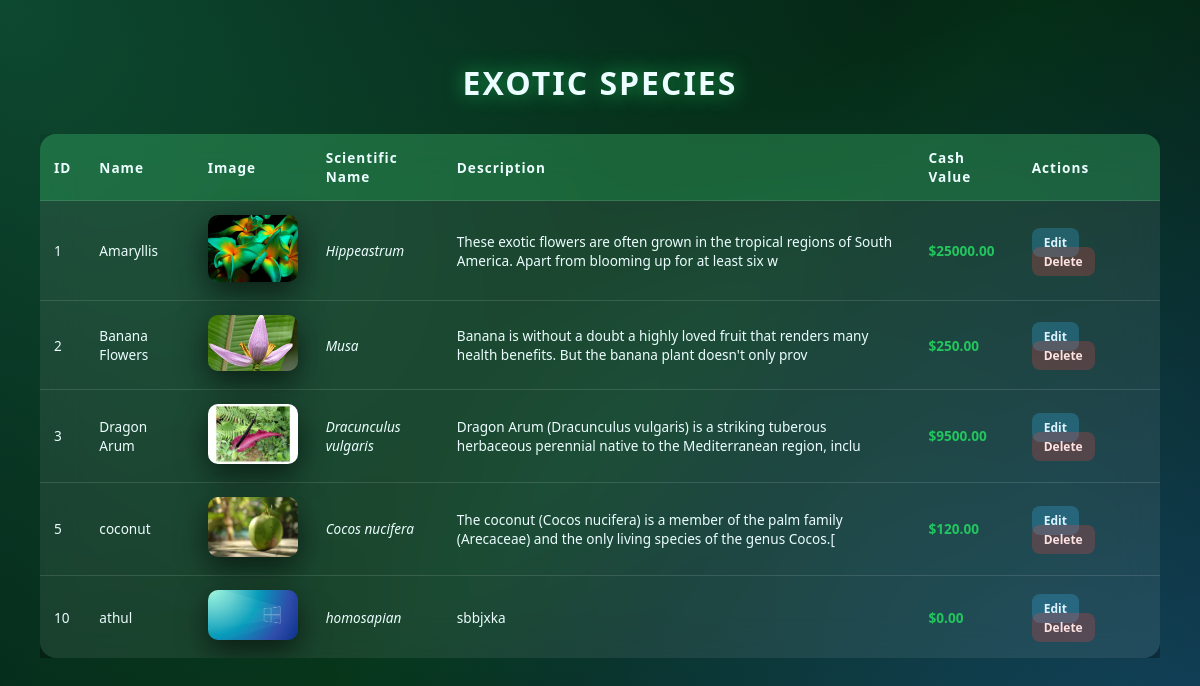
The app's page /exotic/ with its own data.
### posting/models.py (models this page shows, shortened)
class Species(models.Model):
    name = models.CharField(max_length=100)
    scientific_name = models.CharField(max_length=150)
    image = models.ImageField(upload_to="species_images/", blank=True, null=True)
    description = models.CharField(max_length=120)
    cash_value = models.DecimalField(max_digits=12, decimal_places=2)

### posting/views.py (the view)
# urls.py: path('exotic/', views.exotic, name='exotic'),
def exotic(request):
    exotics = Species.objects.all()
    return render(request, "exotic.html", {"exotics": exotics})

### posting/templates/exotic.html (shortened to what this page needs)
<!DOCTYPE html>
<html lang="en">
<head>
</head>
<body>
<h1>EXOTIC SPECIES</h1>
<div class="table-wrap">
<table>
<tr>
  <th>ID</th>
  <th>Name</th>
  <th>Image</th>
  <th>Scientific Name</th>
  <th>Description</th>
  <th>Cash Value</th>
  <th>Actions</th>
</tr>
{% for x in exotics %}
<tr>
  <td>{{ x.id }}</td>
  <td>{{ x.name }}</td>
  <td>
    {% if x.image %}
      <img src="{{ x.image.url }}" alt="{{ x.name }}">
    {% else %}
      <span class="no-img">No Image</span>
    {% endif %}
  </td>
  <td><em>{{ x.scientific_name }}</em></td>
  <td>{{ x.description }}</td>
  <td class="cash">${{ x.cash_value }}</td>
  <td class="actions">
    <a href="{% url 'edit_species' x.id %}" class="edit">Edit</a>
    <a href="{% url 'delete_species' x.id %}"
       class="delete"
       onclick="return confirm('Are you sure you want to delete this species?');">
       Delete
    </a>
  </td>
</tr>
{% endfor %}
</table>
</div>
</body>
</html>

### posting/templates/exotic.html (style rules this page uses)
body { margin: 0; min-height: 100vh; background: radial-gradient(circle at top left, rgba(34,197,94,0.35), transparent 60%), radial-gradient(circle at bottom right, rgba(56,189,248,0.35), transparent 60%), linear-gradient(135deg, #020617, #052e16, #020617); font-family: system-ui, sans-serif; color: #ecfeff; padding: 40px; }
h1 { text-align: center; margin-bottom: 30px; letter-spacing: 2px; text-shadow: 0 0 20px rgba(34,197,94,0.8); }
.table-wrap { overflow-x: auto; }
table { width: 100%; border-collapse: collapse; background: rgba(255,255,255,0.08); backdrop-filter: blur(18px); border-radius: 16px; overflow: hidden; box-shadow: 0 30px 60px rgba(0,0,0,0.6); }
th { background: rgba(34,197,94,0.25); padding: 14px; text-align: left; font-size: 0.85rem; letter-spacing: 1px; }
td { padding: 14px; font-size: 0.85rem; border-top: 1px solid rgba(255,255,255,0.12); }
tr { transition: transform 0.3s ease, background 0.3s ease; }
img { width: 90px; border-radius: 10px; box-shadow: 0 10px 30px rgba(0,0,0,0.6); transition: transform 0.3s ease; }
.cash { font-weight: 700; color: #22c55e; }
.actions a { text-decoration: none; font-weight: 700; margin-right: 18px; padding: 6px 12px; border-radius: 8px; font-size: 0.75rem; transition: all 0.25s ease; }
.actions a.edit { background: rgba(56,189,248,0.25); color: #e0f2fe; }
.actions a.delete { background: rgba(239,68,68,0.25); color: #fee2e2; }

### records on screen
Species: id "1", name "Amaryllis", image (picture), scientific_name "Hippeastrum", description "These exotic flowers are often grown in the tropical regions of South America. Apart from blooming up for at least six w", cash_value "25000.00"
Species: id "2", name "Banana Flowers", image (picture), scientific_name "Musa", description "Banana is without a doubt a highly loved fruit that renders many health benefits. But the banana plant doesn't only prov", cash_value "250.00"
Species: id "3", name "Dragon Arum", image (picture), scientific_name "Dracunculus vulgaris", description "Dragon Arum (Dracunculus vulgaris) is a striking tuberous herbaceous perennial native to the Mediterranean region, inclu", cash_value "9500.00"
Species: id "5", name "coconut", image (picture), scientific_name "Cocos nucifera", description "The coconut (Cocos nucifera) is a member of the palm family (Arecaceae) and the only living species of the genus Cocos.[", cash_value "120.00"
Species: id "10", name "athul", image (picture), scientific_name "homosapian", description "sbbjxka", cash_value "0.00"
